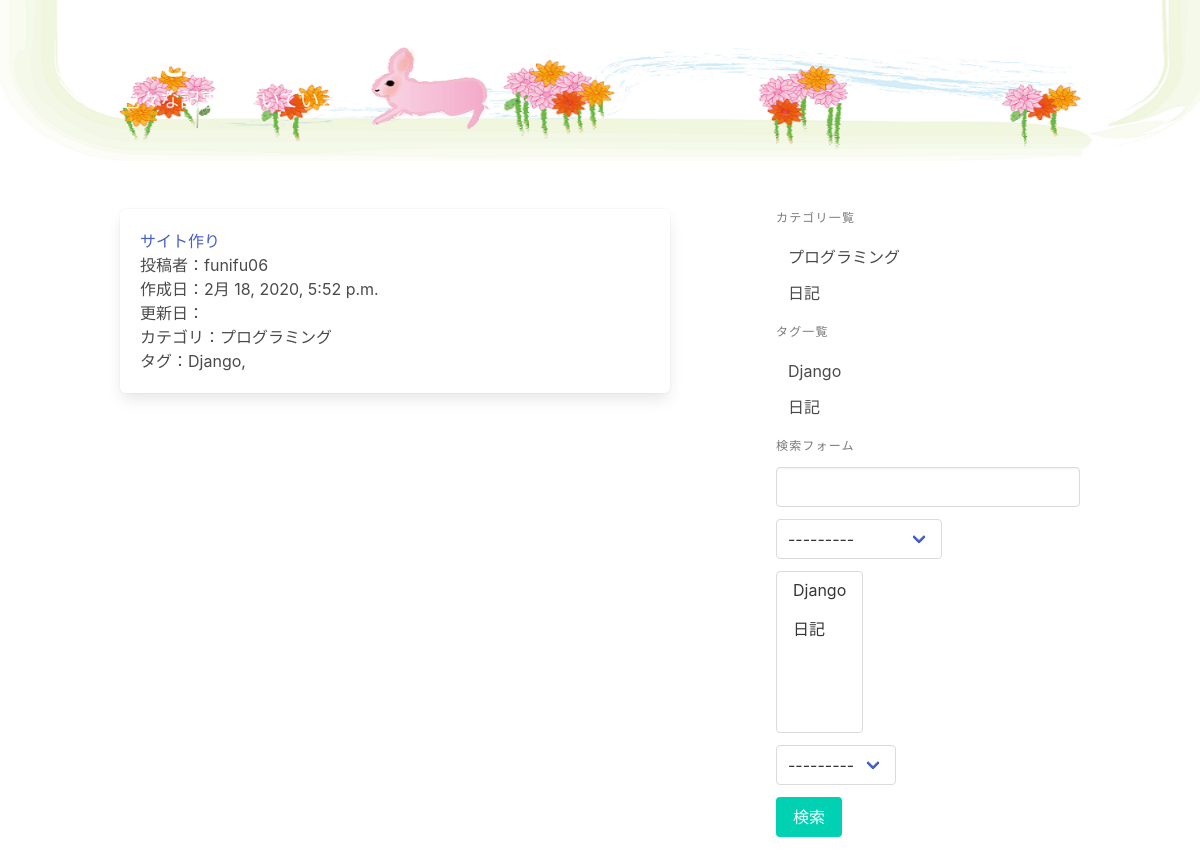
Before: / with the older database file.
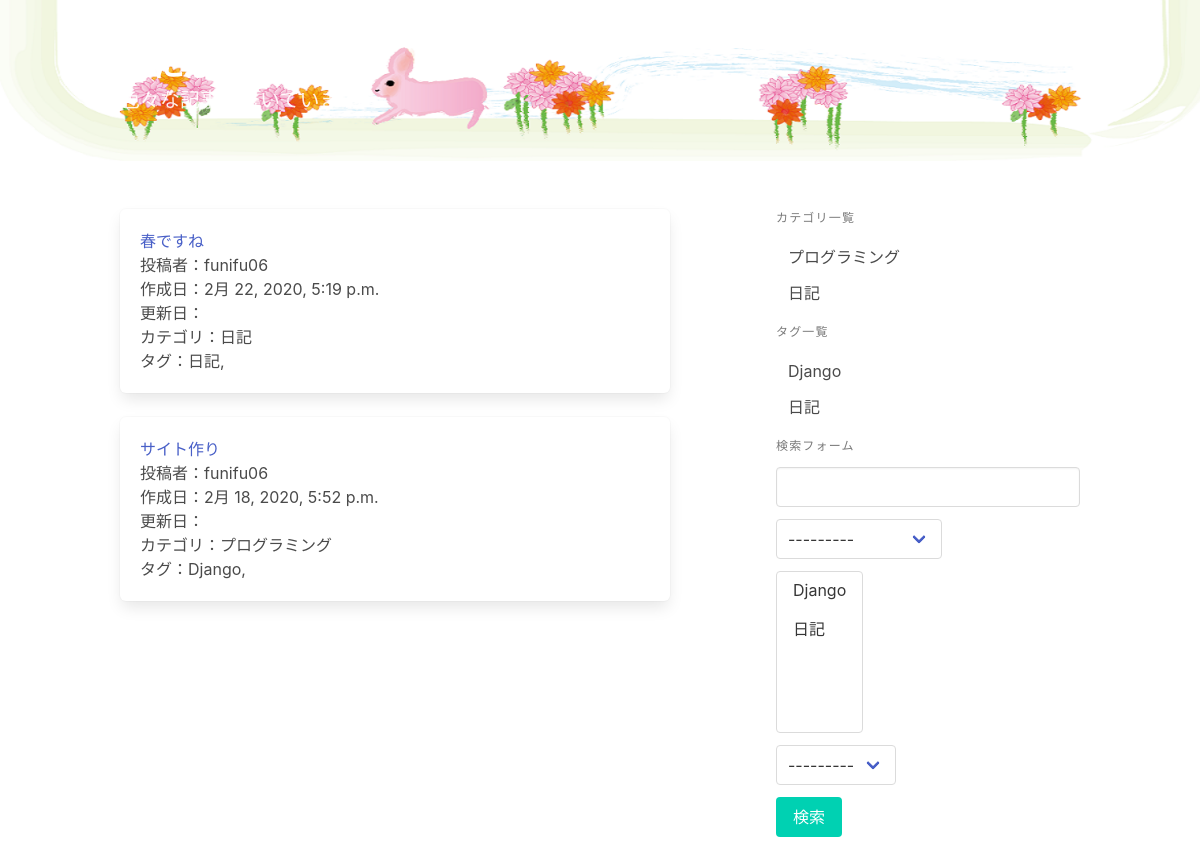
After: the same page with the newer database file.
### blog/models.py (models this page shows, shortened)
class Post(models.Model):
    title = models.CharField('タイトル', max_length=32)
    text = models.TextField('本文')
    category = models.ForeignKey(Category, on_delete=models.PROTECT, verbose_name='カテゴリ')
    tags = models.ManyToManyField(Tag, verbose_name='タグ', blank=True)
    writer = models.ForeignKey(settings.AUTH_USER_MODEL, on_delete=models.PROTECT, verbose_name='投稿者')
    created_at = models.DateTimeField('作成日', auto_now_add=True)
    updated_at = models.DateTimeField('更新日', auto_now=True)

class Category(models.Model):
    name = models.CharField('カテゴリ名', max_length=255, unique=True)
    def __str__(self):
        return self.name

class Tag(models.Model):
    name = models.CharField('タグ名', max_length=255, unique=True)
    def __str__(self):
        return self.name

### blog/views.py (the view, shortened to what this page needs)
# urls.py: path('', views.PostList.as_view(), name='post_list'),
class PostList(generic.ListView):
    model = Post
    ordering = '-created_at'
    def get_queryset(self):
        queryset = super().get_queryset()
        form = PostSearchForm(self.request.GET or None)
        return queryset

### blog/forms.py
class PostSearchForm(forms.Form):
    key_word = forms.CharField(
        label='キーワード', required=False,
        widget=forms.TextInput(attrs={'class': 'input'})
    )
    category = forms.ModelChoiceField(
        label='カテゴリの選択', required=False,
        queryset=Category.objects.all(),
    )
    tags = forms.ModelMultipleChoiceField(
        label='タグの選択', required=False,
        queryset=Tag.objects.all(),
    )
    user = forms.ModelChoiceField(
        label='投稿者', required=False,
        queryset=User.objects.all(),
    )

### blog/templatetags/blog.py (called while the page is built)
@register.inclusion_tag('blog/category_and_tag_list.html')
def create_category_and_tag_list():
    return {
        'category_list': Category.objects.all(),
        'tag_list': Tag.objects.all(),
    }

@register.inclusion_tag('blog/search_form.html')
def create_search_form(request):
    form = PostSearchForm(request.GET or None)
    return {'form': form}

### blog/templates/blog/post_list.html
{% extends 'blog/base.html' %}
{% load static %}
{% block content %}
  {% for post in post_list %}
      <article class="box">
          <h1> <a href="{% url 'blog:post_detail' post.pk %}">{{post.title}}</a> </h1>
          <p>投稿者：{{post.writer}}</p>
          <p>作成日：{{post.created_at}}</p>
          <p>更新日：{{post.update_at}}</p>
          <p>カテゴリ：{{post.category}}</p>
          <p>タグ：{% for tag in post.tags.all %}{{tag}},{% endfor %}</p>
      </article>
   {% endfor %}
{% endblock %}

### blog/templates/blog/base.html (shortened to what this page needs)
{% load blog %}
<!DOCTYPE html>
<html lang="ja">
  <head>
    <link rel="stylesheet" href="https://cdnjs.cloudflare.com/ajax/libs/bulma/0.7.5/css/bulma.min.css">
    {% load static %}
    <link rel="stylesheet" href="{% static 'blog/base.css' %}">
  </head>
  <body>
    <header class="hero is-primary">
      <div class="hero-body">
        <div class="container">
          <h1 class="title"><a href="{% url 'blog:post_list' %}" class= "has-text-white">ふにふーぶろぐ</a></h1>
          <h2 class="subtitle">色々な記事を書いています。</h2>
        </div>
      </div>
      </header>
      <div class="section">
        <div class="container">
          <div class="columns">
            <main class="column is-7">
              {% block content %}{% endblock %}
            </main>
            <aside class="column is-offset-1 is-4 menu">
              {% create_category_and_tag_list %}
              {% create_search_form request %}
            </aside>
          </div>
        </div>
      </div>
  </body>
</html>

### blog/templates/blog/category_and_tag_list.html
<p class="menu-label">カテゴリ一覧</p>
<ul class="menu-list">
  {% for category in category_list %}
    <li> <a href="{% url 'blog:post_category_list' category.pk %}">{{category}}</a> </li>
  {% endfor %}
</ul>
<p class="menu-label">タグ一覧</p>
<ul class="menu-list">
  {% for tag in tag_list %}
    <li> <a href="{% url 'blog:post_tag_list' tag.pk %}">{{tag}}</a> </li>
  {% endfor %}
</ul>

### blog/templates/blog/search_form.html
<p class="menu-label">検索フォーム</p>
<form action="{% url 'blog:post_list' %}" method="get">
  <div class="field">
    <div class="control">
      {{ form.key_word }}
    </div>
  </div>
  <div class="field">
    <div class="control">
      <div class="select">
        {{ form.category }}
      </div>
    </div>
  </div>
  <div class="field">
    <div class="control">
      <div class="select is-multiple">
        {{ form.tags }}
      </div>
    </div>
  </div>
  <div class="field">
    <div class="control">
      <div class="select">
        {{ form.user }}
      </div>
    </div>
  </div>
  <button class="button is-primary" type="submit">検索</button>
</form>

### blog/static/blog/base.css (style rules this page uses)
header { background-image: url(images/usagi.png); background-repeat: no-repeat; background-size: cover; }

Changed rows visible on the page:
added Post: title "春ですね", writer "funifu06", created_at "2月 22, 2020, 5:19 p.m.", category "日記", Tag (name "日記")
